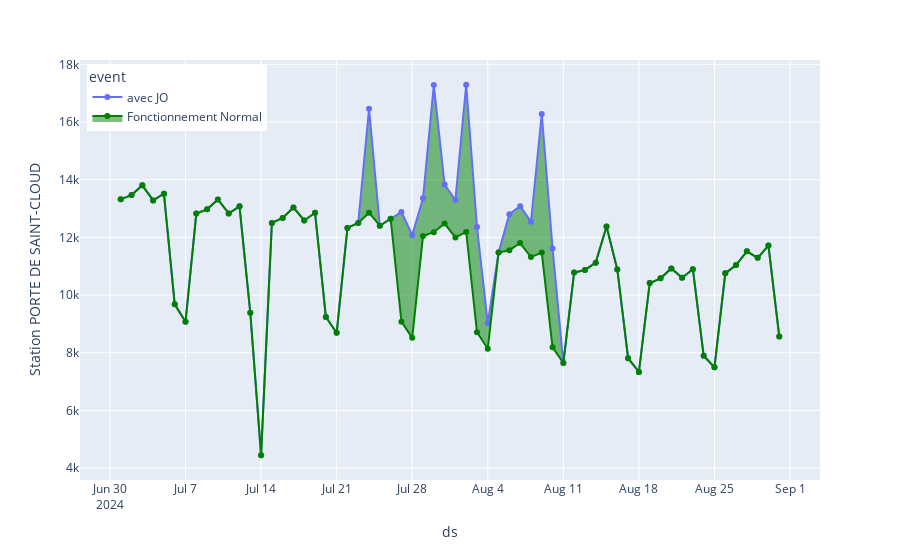
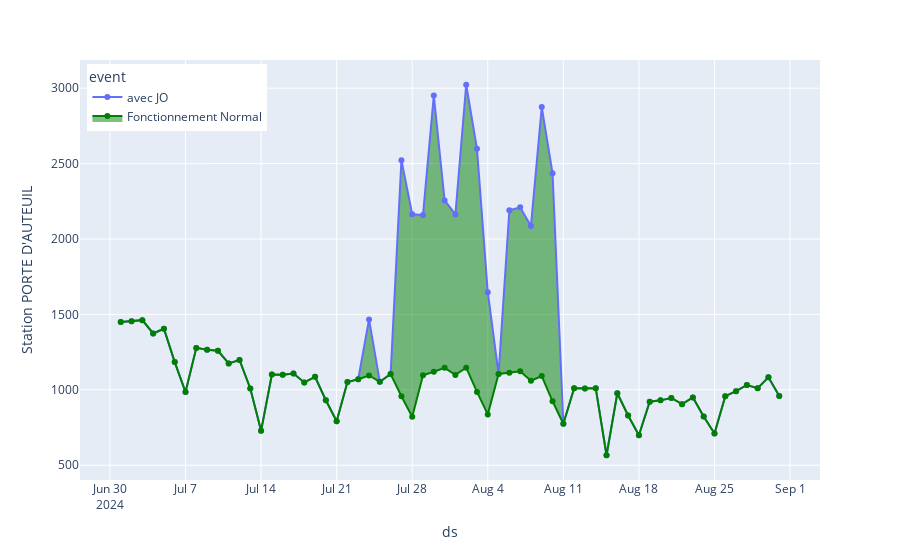

Notebook code cell kept with these figures, in order:
### Code cell
# visualisation des graphes
for station in stations :
        
    maskjo = (data_jo["station"] == station)
    maskssjo = (data_ssjo["station"] == station)

    filtered_data_jo = data_jo[maskjo].sort_values(by="ds") 
    filtered_data_ssjo = data_ssjo[maskssjo].sort_values(by="ds")
    filtered_data_jo['yhat'] = filtered_data_jo['yhat'].apply(np.floor).astype(int)
    filtered_data_ssjo['yhat'] = filtered_data_ssjo['yhat'].apply(np.floor).astype(int)
    filtered_data_jo['event']="avec JO"
    
    fig = px.line(filtered_data_jo, x="ds", y="yhat", markers=True, color="event", labels={"yhat": f"Station {station}"})
    fig.add_scatter(x=filtered_data_ssjo["ds"], y=filtered_data_ssjo["yhat"], fill='tonexty', mode='markers+lines', name="Fonctionnement Normal", line=dict(color='green'))
    fig.update_layout(legend=dict(yanchor="top",y=0.99,xanchor="left",x=0.01))
    fig.show()
